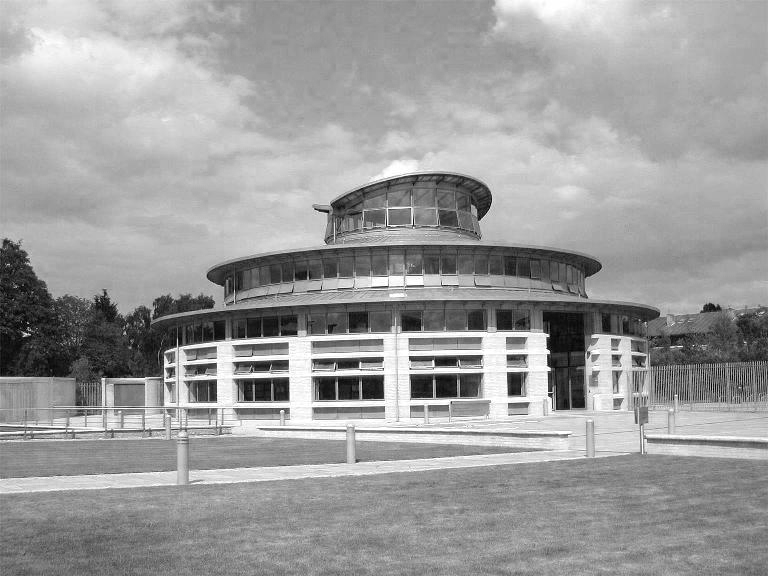
#> input picture 01Applied_Data_Science/m1_applied_data_science/example_class/moorelib-gray.png, 768 x 576 px
$ python ads_sheet4_pt2.py
#> lines starting #> are read from the running program, lines starting #| are printed output that depends on the picture

import numpy as np
import matplotlib.pyplot as plt
from PIL import Image
from sklearn import cluster, metrics

# Load and plot data
image = np.asarray(Image.open('moorelib-gray.png'))
#> image is the input picture: shape (576, 768); min 0, max 255, mean 156.3

plt.figure()
plt.imshow(image, vmin=0, vmax=255)
plt.title('Original image')

# Change to try different compression
tile_size = 8

# Break the image up into 8x8 tiles
nx = np.floor(image.shape[0] / tile_size).astype(int)
#> nx = 72
ny = np.floor(image.shape[1] / tile_size).astype(int)
#> ny = 96

x = np.zeros((nx*ny, tile_size, tile_size))
for ii in range(nx):
    for jj in range(ny):
        n = (ii*ny + jj)
        x[n, :, :] = image[
            tile_size*ii:tile_size*(ii + 1), tile_size*jj:tile_size*(jj + 1)]

# Plot some of these
np.random.seed(11223)
ind = np.random.choice(range(x.shape[0]), 12)

fig, ax = plt.subplots(4, 3)
ax = ax.flatten()
for ii in range(len(ax)):
    ax[ii].imshow(x[ind[ii]], vmin=0, vmax=255)
    ax[ii].set_axis_off()
fig.suptitle('Sample tiles')
fig.tight_layout()

# Reshape to vectors
x = x.reshape(-1, tile_size*tile_size)

# Change to try different values of K
K = 10

kmeans = cluster.KMeans(n_clusters=K, n_init='auto')
labels = kmeans.fit_predict(x)
#> labels = 6912 values, max 9 at index 2535, min 0 at index 2067, mean 4.36
centers = kmeans.cluster_centers_.reshape(K, tile_size, tile_size)

# Plot the cluster centers corresponding to the figure above
fig, ax = plt.subplots(4, 3)
ax = ax.flatten()
for ii in range(len(ax)):
    ax[ii].imshow(centers[labels[ind[ii]]], vmin=0, vmax=255)
    ax[ii].set_axis_off()
fig.suptitle('Centroids for sample tiles')
fig.tight_layout()

# Plot each of the cluster centers
fig, ax = plt.subplots(4, 3)
ax = ax.flatten()
for ii in range(len(ax)):
    if ii < K:
        ax[ii].imshow(centers[ii], vmin=0, vmax=255)
    ax[ii].set_axis_off()
fig.suptitle('All centroids')
fig.tight_layout()

# Reconstruct the original image using the cluster centers
image_km = np.zeros(image.shape)
for ii in range(nx):
    for jj in range(ny):
        n = (ii*ny + jj)
        image_km[
            tile_size*ii:tile_size*(ii + 1),
            tile_size*jj:tile_size*(jj + 1)] = centers[labels][n]
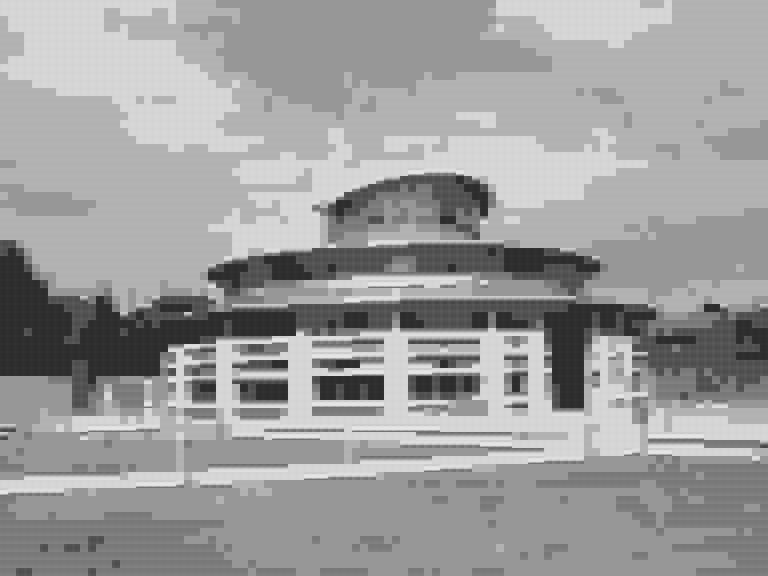
#> image_km: shape (576, 768) float64; min 42.87, max 232.9, mean 156.3

plt.figure()
plt.imshow(image_km, vmin=0, vmax=255)
plt.title('Compressed image')

# Show all plots
plt.show()
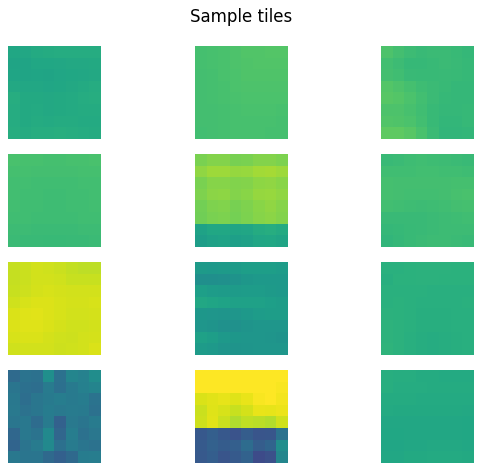
#> figure drawn by matplotlib, 12 panels
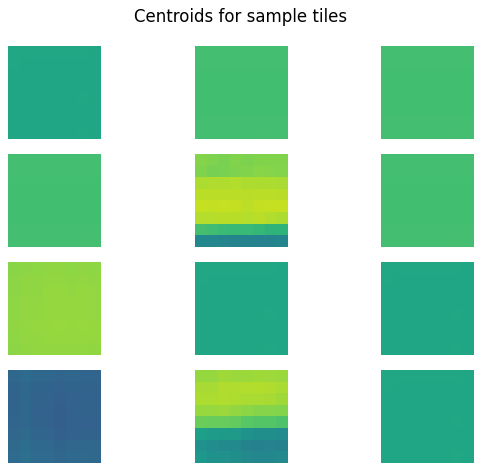
#> figure drawn by matplotlib, 12 panels
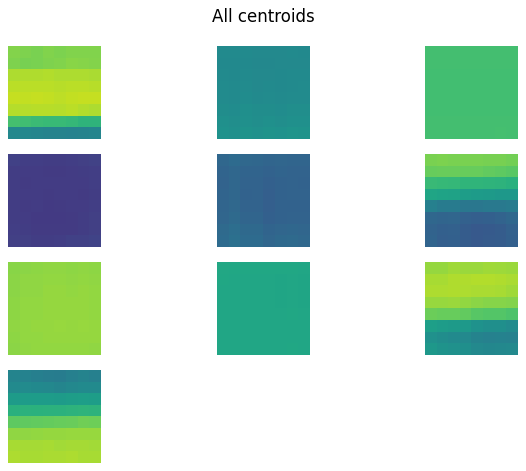
#> figure drawn by matplotlib, 10 panels
